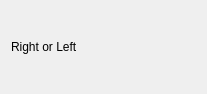
<?xml version="1.0" encoding="UTF-8"?>
<ui version="4.0">
 <class>dlgFloatFun</class>
 <widget class="QDialog" name="dlgFloatFun">
  <property name="geometry">
   <rect>
    <x>0</x>
    <y>0</y>
    <width>207</width>
    <height>94</height>
   </rect>
  </property>
  <property name="windowTitle">
   <string>Dialog</string>
  </property>
  <property name="styleSheet">
   <string notr="true">/*
dlgFloatFun{	
	background-color: rgb(255, 255, 255);	
	border-radius: 10px;					
	border-style:solid;						
	border-width:1px;						
	border-color:rgb(21, 21, 21);		
}*/



/*dlgFloatFun{	
	background-color: rgb(255, 255, 255);	
		
	border-style:solid;						
	border-width:1px;						
	border-color:rgb(51, 51, 51);		
}*/

</string>
  </property>
  <layout class="QGridLayout" name="gridLayout">
   <item row="0" column="0">
    <widget class="QLabel" name="lblPic">
     <property name="text">
      <string>Right or Left</string>
     </property>
    </widget>
   </item>
  </layout>
 </widget>
 <resources/>
 <connections/>
</ui>
